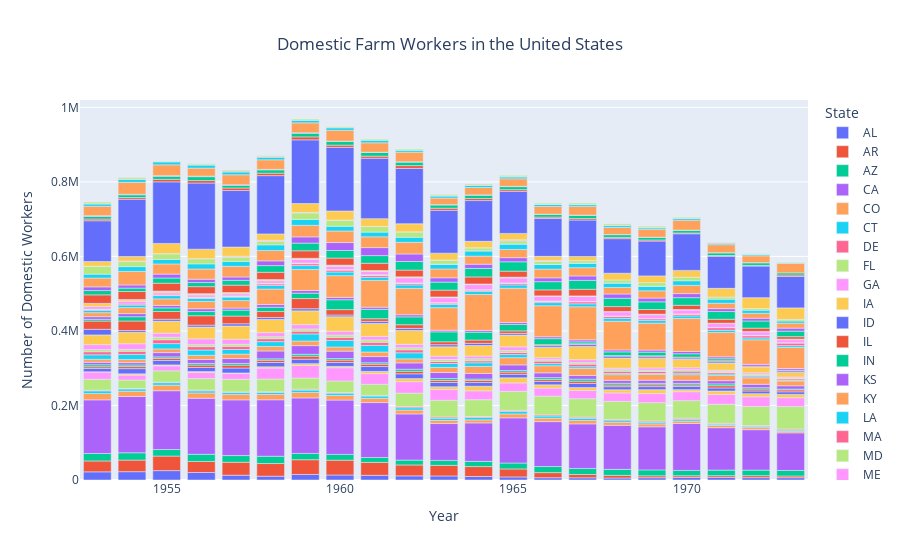

Notebook source saved alongside this figure:
### Markdown cell above
**1. Create a graph that shows the changes in the number of domestic workers over time.**

*NOTE: While most of this repeats previous code, keep in mind that there is no "Domestic" column. How will you account for all domestic workers?*

### Code cell
##Only use relevant date ranges
domestic_df = farmworkers_df[farmworkers_df['Year'] >= 1953]
domestic_df = domestic_df[domestic_df['Year'] <= 1973]

## In the data, there were 3 categories of workers that represented domestic labor: Local, Interstate, and Intrastate.
domestic_df = domestic_df.groupby(['State', 'Year'])[['Local', 'Interstate', 'Intrastate']].mean().reset_index()

##These three categories can be combined for the total domestic farmworkers
domestic_df['TotalDomestic'] = domestic_df['Local']+domestic_df['Interstate']+domestic_df['Intrastate']

domesticfig = px.bar(domestic_df, x='Year', y='TotalDomestic', color='State', title='Domestic Farm Workers in the United States',
                    labels={'TotalDomestic': 'Number of Domestic Workers'})
domesticfig.update_layout(title={'x':0.5, 'xanchor': 'center'})
domesticfig.show()

### Figure 1 — Plotly figure (JSON) as saved in the notebook; plotly's stock layout.template omitted (floating-point values rounded to 4 significant figures)
{"data": [{"alignmentgroup": "True", "hovertemplate": "State=AL<br>Year=%{x}<br>Number of Domestic Workers=%{y}<extra></extra>", "legendgroup": "AL", "marker": {"color": "#636efa", "pattern": {"shape": ""}}, "name": "AL", "offsetgroup": "AL", "orientation": "v", "showlegend": true, "textposition": "auto", "type": "bar", "x": [1953, 1954, 1955, 1956, 1957, 1958, 1959, 1960, 1961, 1962, 1963, 1964, 1965, 1966, 1967, 1968, 1969, 1970, 1971, 1972, 1973], "xaxis": "x", "y": [21920.0, 22320.0, 25190.0, 20194, 12869, 10240.0, 14880.0, 13390.0, 12560.0, 11130.0, 10860.0, 9416.0, 8211.0, 6148.0, 5924.0, 5372.0, 6130, 7017.0, 7128.0, 6306.0, 6173.0], "yaxis": "y"}, {"alignmentgroup": "True", "hovertemplate": "State=AR<br>Year=%{x}<br>Number of Domestic Workers=%{y}<extra></extra>", "legendgroup": "AR", "marker": {"color": "#EF553B", "pattern": {"shape": ""}}, "name": "AR", "offsetgroup": "AR", "orientation": "v", "showlegend": true, "textposition": "auto", "type": "bar", "x": [1953, 1954, 1955, 1956, 1957, 1958, 1959, 1960, 1961, 1962, 1963, 1964, 1965, 1966, 1967, 1968, 1969, 1970, 1971, 1972, 1973], "xaxis": "x", "y": [29170.0, 31110.0, 39060.0, 29530.0, 34854, 33950.0, 39561, 39740.0, 34670.0, 29220.0, 28420.0, 26590.0, 21460.0, 13630.0, 8874.0, 7071.0, 5146.0, 4442.0, 4529.0, 5354.0, 4575], "yaxis": "y"}, {"alignmentgroup": "True", "hovertemplate": "State=AZ<br>Year=%{x}<br>Number of Domestic Workers=%{y}<extra></extra>", "legendgroup": "AZ", "marker": {"color": "#00cc96", "pattern": {"shape": ""}}, "name": "AZ", "offsetgroup": "AZ", "orientation": "v", "showlegend": true, "textposition": "auto", "type": "bar", "x": [1953, 1954, 1955, 1956, 1957, 1958, 1959, 1960, 1961, 1962, 1963, 1964, 1965, 1966, 1967, 1968, 1969, 1970, 1971, 1972, 1973], "xaxis": "x", "y": [20100.0, 19640.0, 17560.0, 19300.0, 17840.0, 19573, 16930.0, 15640.0, 13180.0, 13100.0, 13360.0, 14110.0, 15890.0, 16360.0, 16170.0, 16180.0, 15850.0, 14314, 14920.0, 14950.0, 14870.0], "yaxis": "y"}, {"alignmentgroup": "True", "hovertemplate": "State=CA<br>Year=%{x}<br>Number of Domestic Workers=%{y}<extra></extra>", "legendgroup": "CA", "marker": {"color": "#ab63fa", "pattern": {"shape": ""}}, "name": "CA", "offsetgroup": "CA", "orientation": "v", "showlegend": true, "textposition": "auto", "type": "bar", "x": [1953, 1954, 1955, 1956, 1957, 1958, 1959, 1960, 1961, 1962, 1963, 1964, 1965, 1966, 1967, 1968, 1969, 1970, 1971, 1972, 1973], "xaxis": "x", "y": [143920, 150900.0, 157800, 150400.0, 149500.0, 151550, 148900.0, 145700.0, 147300.0, 123900.0, 98890.0, 103100.0, 121300.0, 120470, 119618, 118100.0, 115700.0, 125800.0, 113800.0, 108400.0, 100900.0], "yaxis": "y"}, {"alignmentgroup": "True", "hovertemplate": "State=CO<br>Year=%{x}<br>Number of Domestic Workers=%{y}<extra></extra>", "legendgroup": "CO", "marker": {"color": "#FFA15A", "pattern": {"shape": ""}}, "name": "CO", "offsetgroup": "CO", "orientation": "v", "showlegend": true, "textposition": "auto", "type": "bar", "x": [1953, 1954, 1955, 1956, 1957, 1958, 1959, 1960, 1961, 1962, 1963, 1964, 1965, 1966, 1967, 1968, 1969, 1970, 1971, 1972, 1973], "xaxis": "x", "y": [16850.0, 14310.0, 14888, 14120, 14310.0, 14230.0, 14450.0, 12530.0, 11610.0, 10380.0, 8510.0, 8265.0, 10500.0, 9485.0, 9409.0, 7872.0, 7684.0, 6676.0, 5930.0, 5501.0, 4596], "yaxis": "y"}, {"alignmentgroup": "True", "hovertemplate": "State=CT<br>Year=%{x}<br>Number of Domestic Workers=%{y}<extra></extra>", "legendgroup": "CT", "marker": {"color": "#19d3f3", "pattern": {"shape": ""}}, "name": "CT", "offsetgroup": "CT", "orientation": "v", "showlegend": true, "textposition": "auto", "type": "bar", "x": [1953, 1954, 1955, 1956, 1957, 1958, 1959, 1960, 1961, 1962, 1963, 1964, 1965, 1966, 1967, 1968, 1969, 1970, 1971, 1972, 1973], "xaxis": "x", "y": [7250.0, 5951.0, 6639.0, 5661.0, 5334.0, 5522.0, 6510, 5927.0, 6024.0, 6088.0, 5812.0, 6172.0, 6635, 5653.0, 5519, 4633.0, 4364.0, 4593.0, 3399.0, 3016.0, 2894.0], "yaxis": "y"}, {"alignmentgroup": "True", "hovertemplate": "State=DE<br>Year=%{x}<br>Number of Domestic Workers=%{y}<extra></extra>", "legendgroup": "DE", "marker": {"color": "#FF6692", "pattern": {"shape": ""}}, "name": "DE", "offsetgroup": "DE", "orientation": "v", "showlegend": true, "textposition": "auto", "type": "bar", "x": [1953, 1954, 1955, 1956, 1957, 1958, 1959, 1960, 1961, 1962, 1963, 1964, 1965, 1966, 1967, 1968, 1969, 1970, 1971, 1972, 1973], "xaxis": "x", "y": [1616.0, 1362.0, 1522.0, 1981.0, 1740.0, 1680.0, 2444.0, 1766.0, 1867.0, 3234, 3221.0, 2757.0, 2973.0, 2917.0, 3198.0, 3205, 3276.0, 2968.0, 2496.0, 2550, 2502], "yaxis": "y"}, {"alignmentgroup": "True", "hovertemplate": "State=FL<br>Year=%{x}<br>Number of Domestic Workers=%{y}<extra></extra>", "legendgroup": "FL", "marker": {"color": "#B6E880", "pattern": {"shape": ""}}, "name": "FL", "offsetgroup": "FL", "orientation": "v", "showlegend": true, "textposition": "auto", "type": "bar", "x": [1953, 1954, 1955, 1956, 1957, 1958, 1959, 1960, 1961, 1962, 1963, 1964, 1965, 1966, 1967, 1968, 1969, 1970, 1971, 1972, 1973], "xaxis": "x", "y": [29530.0, 22640.0, 30330.0, 31000.0, 33900.0, 34220.0, 29930.0, 31010.0, 29610.0, 36140.0, 44930.0, 45000.0, 51000.0, 50440.0, 49470.0, 48760.0, 49410.0, 47140.0, 50930.0, 51100.0, 60550.0], "yaxis": "y"}, {"alignmentgroup": "True", "hovertemplate": "State=GA<br>Year=%{x}<br>Number of Domestic Workers=%{y}<extra></extra>", "legendgroup": "GA", "marker": {"color": "#FF97FF", "pattern": {"shape": ""}}, "name": "GA", "offsetgroup": "GA", "orientation": "v", "showlegend": true, "textposition": "auto", "type": "bar", "x": [1953, 1954, 1955, 1956, 1957, 1958, 1959, 1960, 1961, 1962, 1963, 1964, 1965, 1966, 1967, 1968, 1969, 1970, 1971, 1972, 1973], "xaxis": "x", "y": [19560.0, 13230.0, 13240.0, 16080.0, 15920.0, 29400.0, 33623, 35470.0, 28710.0, 30670.0, 28850.0, 23960.0, 22580.0, 21690.0, 22090.0, 22510.0, 24390.0, 23970.0, 26560.0, 26020.0, 23752], "yaxis": "y"}, {"alignmentgroup": "True", "hovertemplate": "State=IA<br>Year=%{x}<br>Number of Domestic Workers=%{y}<extra></extra>", "legendgroup": "IA", "marker": {"color": "#FECB52", "pattern": {"shape": ""}}, "name": "IA", "offsetgroup": "IA", "orientation": "v", "showlegend": true, "textposition": "auto", "type": "bar", "x": [1953, 1954, 1955, 1956, 1957, 1958, 1959, 1960, 1961, 1962, 1963, 1964, 1965, 1966, 1967, 1968, 1969, 1970, 1971, 1972, 1973], "xaxis": "x", "y": [482.3, 3496.0, 2659.0, 2699, 938.3, 3472.0, 4942.0, 3600.0, 5882, 8270.0, 7309.0, 12230.0, 13809, 8703.0, 7785.0, 8602.0, 10480.0, 5511.0, 9059.0, 8393.0, 8868], "yaxis": "y"}, {"alignmentgroup": "True", "hovertemplate": "State=ID<br>Year=%{x}<br>Number of Domestic Workers=%{y}<extra></extra>", "legendgroup": "ID", "marker": {"color": "#636efa", "pattern": {"shape": ""}}, "name": "ID", "offsetgroup": "ID", "orientation": "v", "showlegend": true, "textposition": "auto", "type": "bar", "x": [1953, 1954, 1955, 1956, 1957, 1958, 1959, 1960, 1961, 1962, 1963, 1964, 1965, 1966, 1967, 1968, 1969, 1970, 1971, 1972, 1973], "xaxis": "x", "y": [8990.0, 13890.0, 11950.0, 11080.0, 13280.0, 11500.0, 12080.0, 10530.0, 13060.0, 12870.0, 11520.0, 9905.0, 9444.0, 9365, 11170.0, 8152.0, 8251.0, 8618.0, 8327.0, 7380.0, 7002], "yaxis": "y"}, {"alignmentgroup": "True", "hovertemplate": "State=IL<br>Year=%{x}<br>Number of Domestic Workers=%{y}<extra></extra>", "legendgroup": "IL", "marker": {"color": "#EF553B", "pattern": {"shape": ""}}, "name": "IL", "offsetgroup": "IL", "orientation": "v", "showlegend": true, "textposition": "auto", "type": "bar", "x": [1953, 1954, 1955, 1956, 1957, 1958, 1959, 1960, 1961, 1962, 1963, 1964, 1965, 1966, 1967, 1968, 1969, 1970, 1971, 1972, 1973], "xaxis": "x", "y": [4513.0, 5433.0, 5684.0, 6394.0, 7707.0, 6091, 8050.0, 6434.0, 6232, 6811.0, 5611.0, 5917.0, 5825.0, 5319.0, 6020.0, 4508.0, 4810.0, 3980.0, 5989.0, 5070.0, 5006], "yaxis": "y"}, {"alignmentgroup": "True", "hovertemplate": "State=IN<br>Year=%{x}<br>Number of Domestic Workers=%{y}<extra></extra>", "legendgroup": "IN", "marker": {"color": "#00cc96", "pattern": {"shape": ""}}, "name": "IN", "offsetgroup": "IN", "orientation": "v", "showlegend": true, "textposition": "auto", "type": "bar", "x": [1953, 1954, 1955, 1956, 1957, 1958, 1959, 1960, 1961, 1962, 1963, 1964, 1965, 1966, 1967, 1968, 1969, 1970, 1971, 1972, 1973], "xaxis": "x", "y": [5340.0, 4436.0, 3919.0, 4442.0, 4577.0, 3745.0, 5087.0, 4097.0, 3927.0, 5540.0, 4914.0, 3552.0, 4166.0, 4603.0, 5498.0, 4651.0, 3862.0, 4340.0, 4919.0, 3650.0, 2352.0], "yaxis": "y"}, {"alignmentgroup": "True", "hovertemplate": "State=KS<br>Year=%{x}<br>Number of Domestic Workers=%{y}<extra></extra>", "legendgroup": "KS", "marker": {"color": "#ab63fa", "pattern": {"shape": ""}}, "name": "KS", "offsetgroup": "KS", "orientation": "v", "showlegend": true, "textposition": "auto", "type": "bar", "x": [1953, 1954, 1955, 1956, 1957, 1958, 1959, 1960, 1961, 1962, 1963, 1964, 1965, 1966, 1967, 1968, 1969, 1970, 1971, 1972, 1973], "xaxis": "x", "y": [6692.0, 6188.0, 11390.0, 10630.0, 13100.0, 21040.0, 23190.0, 19900.0, 16633, 16847, 16170.0, 14950.0, 15040.0, 12700.0, 9604.0, 7944.0, 8433.0, 7996.0, 8495, 9171.0, 8706.0], "yaxis": "y"}, {"alignmentgroup": "True", "hovertemplate": "State=KY<br>Year=%{x}<br>Number of Domestic Workers=%{y}<extra></extra>", "legendgroup": "KY", "marker": {"color": "#FFA15A", "pattern": {"shape": ""}}, "name": "KY", "offsetgroup": "KY", "orientation": "v", "showlegend": true, "textposition": "auto", "type": "bar", "x": [1953, 1954, 1955, 1956, 1957, 1958, 1959, 1960, 1961, 1962, 1963, 1964, 1965, 1966, 1967, 1968, 1969, 1970, 1971, 1972, 1973], "xaxis": "x", "y": [8076.0, 8306.0, 9940, 10980.0, 11780.0, 12170.0, 12370.0, 11140.0, 12190.0, 10920.0, 13810.0, 18890.0, 19430.0, 19020.0, 19004, 15130.0, 15470.0, 15180.0, 14810.0, 17230.0, 13020.0], "yaxis": "y"}, {"alignmentgroup": "True", "hovertemplate": "State=LA<br>Year=%{x}<br>Number of Domestic Workers=%{y}<extra></extra>", "legendgroup": "LA", "marker": {"color": "#19d3f3", "pattern": {"shape": ""}}, "name": "LA", "offsetgroup": "LA", "orientation": "v", "showlegend": true, "textposition": "auto", "type": "bar", "x": [1953, 1954, 1955, 1956, 1957, 1958, 1959, 1960, 1961, 1962, 1963, 1964, 1965, 1966, 1967, 1968, 1969, 1970, 1971, 1972, 1973], "xaxis": "x", "y": [11930.0, 13460.0, 14280.0, 14250.0, 12650.0, 12900, 19000.0, 17490.0, 17750.0, 16190.0, 10460.0, 9760.0, 8308.0, 5908.0, 4528.0, 3373.0, 2744.0, 4185, 3304.0, 3098.0, 1821.0], "yaxis": "y"}, {"alignmentgroup": "True", "hovertemplate": "State=MA<br>Year=%{x}<br>Number of Domestic Workers=%{y}<extra></extra>", "legendgroup": "MA", "marker": {"color": "#FF6692", "pattern": {"shape": ""}}, "name": "MA", "offsetgroup": "MA", "orientation": "v", "showlegend": true, "textposition": "auto", "type": "bar", "x": [1953, 1954, 1955, 1956, 1957, 1958, 1959, 1960, 1961, 1962, 1963, 1964, 1965, 1966, 1967, 1968, 1969, 1970, 1971, 1972, 1973], "xaxis": "x", "y": [8238, 8649.0, 10330.0, 9182.0, 8503.0, 7910, 7430.0, 8390.0, 8394.0, 8110.0, 5496.0, 5259.0, 5665.0, 6609.0, 6981.0, 5736.0, 5240.0, 5496.0, 3884.0, 3561.0, 3644.0], "yaxis": "y"}, {"alignmentgroup": "True", "hovertemplate": "State=MD<br>Year=%{x}<br>Number of Domestic Workers=%{y}<extra></extra>", "legendgroup": "MD", "marker": {"color": "#B6E880", "pattern": {"shape": ""}}, "name": "MD", "offsetgroup": "MD", "orientation": "v", "showlegend": true, "textposition": "auto", "type": "bar", "x": [1953, 1954, 1955, 1956, 1957, 1958, 1959, 1960, 1961, 1962, 1963, 1964, 1965, 1966, 1967, 1968, 1969, 1970, 1971, 1972, 1973], "xaxis": "x", "y": [5708.0, 5253.0, 6813.0, 5264.0, 5585.0, 5261, 5890.0, 6270, 6215.0, 5495.0, 5411, 5523.0, 5080, 3797.0, 4066, 4181.0, 3707.0, 3612.0, 3349, 3456.0, 2534.0], "yaxis": "y"}, {"alignmentgroup": "True", "hovertemplate": "State=ME<br>Year=%{x}<br>Number of Domestic Workers=%{y}<extra></extra>", "legendgroup": "ME", "marker": {"color": "#FF97FF", "pattern": {"shape": ""}}, "name": "ME", "offsetgroup": "ME", "orientation": "v", "showlegend": true, "textposition": "auto", "type": "bar", "x": [1953, 1954, 1955, 1956, 1957, 1958, 1959, 1960, 1961, 1962, 1963, 1964, 1965, 1966, 1967, 1968, 1969, 1970, 1971, 1972, 1973], "xaxis": "x", "y": [13354, 15100.0, 10870.0, 15580.0, 13140.0, 11010.0, 11640.0, 10110.0, 9436.0, 9163, 8848, 7265.0, 10170.0, 5331.0, 8131.0, 4128.0, 5766.0, 5302.0, 2918, 3441.0, 2554.0], "yaxis": "y"}, {"alignmentgroup": "True", "hovertemplate": "State=MI<br>Year=%{x}<br>Number of Domestic Workers=%{y}<extra></extra>", "legendgroup": "MI", "marker": {"color": "#FECB52", "pattern": {"shape": ""}}, "name": "MI", "offsetgroup": "MI", "orientation": "v", "showlegend": true, "textposition": "auto", "type": "bar", "x": [1953, 1954, 1955, 1956, 1957, 1958, 1959, 1960, 1961, 1962, 1963, 1964, 1965, 1966, 1967, 1968, 1969, 1970, 1971, 1972, 1973], "xaxis": "x", "y": [26060.0, 30730.0, 32110.0, 31600.0, 35720.0, 35370.0, 37020.0, 38970.0, 34997, 37353, 25200.0, 28340.0, 31370.0, 28020.0, 35160.0, 27160.0, 25790.0, 22860.0, 18990.0, 15600.0, 12525], "yaxis": "y"}, {"alignmentgroup": "True", "hovertemplate": "State=MN<br>Year=%{x}<br>Number of Domestic Workers=%{y}<extra></extra>", "legendgroup": "MN", "marker": {"color": "#636efa", "pattern": {"shape": ""}}, "name": "MN", "offsetgroup": "MN", "orientation": "v", "showlegend": true, "textposition": "auto", "type": "bar", "x": [1953, 1954, 1955, 1956, 1957, 1958, 1959, 1960, 1961, 1962, 1963, 1964, 1965, 1966, 1967, 1968, 1969, 1970, 1971, 1972, 1973], "xaxis": "x", "y": [15150.0, 4578.0, 5292.0, 5216.0, 5970.0, 5289.0, 5654, 4619.0, 5434.0, 5384.0, 5499.0, 5767.0, 4585.0, 4472.0, 5096.0, 5201.0, 4311.0, 3439.0, 3587.0, null, 3945], "yaxis": "y"}, {"alignmentgroup": "True", "hovertemplate": "State=MO<br>Year=%{x}<br>Number of Domestic Workers=%{y}<extra></extra>", "legendgroup": "MO", "marker": {"color": "#EF553B", "pattern": {"shape": ""}}, "name": "MO", "offsetgroup": "MO", "orientation": "v", "showlegend": true, "textposition": "auto", "type": "bar", "x": [1953, 1954, 1955, 1956, 1957, 1958, 1959, 1960, 1961, 1962, 1963, 1964, 1965, 1966, 1967, 1968, 1969, 1970, 1971, 1972, 1973], "xaxis": "x", "y": [22100, 25670.0, 20692, 25170.0, 20750.0, 15920.0, 27340.0, 14494, 7148.0, 9843.0, 7824.0, 8938, 6703.0, 2546.0, 2281.0, 1576.0, 2653.0, 2390.0, 2827.0, 2322.0, 1949.0], "yaxis": "y"}, {"alignmentgroup": "True", "hovertemplate": "State=MS<br>Year=%{x}<br>Number of Domestic Workers=%{y}<extra></extra>", "legendgroup": "MS", "marker": {"color": "#00cc96", "pattern": {"shape": ""}}, "name": "MS", "offsetgroup": "MS", "orientation": "v", "showlegend": true, "textposition": "auto", "type": "bar", "x": [1953, 1954, 1955, 1956, 1957, 1958, 1959, 1960, 1961, 1962, 1963, 1964, 1965, 1966, 1967, 1968, 1969, 1970, 1971, 1972, 1973], "xaxis": "x", "y": [4740.0, 11490.0, 9693, 11300.0, 15840.0, 11570.0, 14389, 26410.0, 25240.0, 21120.0, 26630.0, 20990.0, 17100.0, 16120.0, 5108.0, 9798.0, 9663, 8819.0, 5298, null, null], "yaxis": "y"}, {"alignmentgroup": "True", "hovertemplate": "State=MT<br>Year=%{x}<br>Number of Domestic Workers=%{y}<extra></extra>", "legendgroup": "MT", "marker": {"color": "#ab63fa", "pattern": {"shape": ""}}, "name": "MT", "offsetgroup": "MT", "orientation": "v", "showlegend": true, "textposition": "auto", "type": "bar", "x": [1953, 1954, 1955, 1956, 1957, 1958, 1959, 1960, 1961, 1962, 1963, 1964, 1965, 1966, 1967, 1968, 1969, 1970, 1971, 1972, 1973], "xaxis": "x", "y": [6980.0, 8379.0, 6724.0, 7564.0, 5583.0, 7284.0, 7288.0, 6383.0, 5695.0, 5596.0, 4393.0, 4784.0, 5306.0, 4975.0, 5447.0, 5332.0, 5631.0, 6342.0, 5037.0, 4928.0, 4461.0], "yaxis": "y"}, {"alignmentgroup": "True", "hovertemplate": "State=NC<br>Year=%{x}<br>Number of Domestic Workers=%{y}<extra></extra>", "legendgroup": "NC", "marker": {"color": "#FFA15A", "pattern": {"shape": ""}}, "name": "NC", "offsetgroup": "NC", "orientation": "v", "showlegend": true, "textposition": "auto", "type": "bar", "x": [1953, 1954, 1955, 1956, 1957, 1958, 1959, 1960, 1961, 1962, 1963, 1964, 1965, 1966, 1967, 1968, 1969, 1970, 1971, 1972, 1973], "xaxis": "x", "y": [10750, 16010.0, 17520.0, 19510.0, 20089, 41460.0, 56320.0, 58345, 71740.0, 70710.0, 60520.0, 96380.0, 92030.0, 83410.0, 88710.0, 76890.0, 72210.0, 88410.0, 65320.0, 65690.0, 56740.0], "yaxis": "y"}, {"alignmentgroup": "True", "hovertemplate": "State=ND<br>Year=%{x}<br>Number of Domestic Workers=%{y}<extra></extra>", "legendgroup": "ND", "marker": {"color": "#19d3f3", "pattern": {"shape": ""}}, "name": "ND", "offsetgroup": "ND", "orientation": "v", "showlegend": true, "textposition": "auto", "type": "bar", "x": [1953, 1954, 1955, 1956, 1957, 1958, 1959, 1960, 1961, 1962, 1963, 1964, 1965, 1966, 1967, 1968, 1969, 1970, 1971, 1972, 1973], "xaxis": "x", "y": [6176.0, 6949.0, 8775.0, 8050.0, 9305.0, 9786.0, 10460.0, 9781.0, 8634.0, 9437.0, 8576.0, 8436.0, 8941.0, 8322.0, 7922.0, 7893.0, 7361.0, 6782.0, 6101.0, 5166.0, 4749.0], "yaxis": "y"}, {"alignmentgroup": "True", "hovertemplate": "State=NE<br>Year=%{x}<br>Number of Domestic Workers=%{y}<extra></extra>", "legendgroup": "NE", "marker": {"color": "#FF6692", "pattern": {"shape": ""}}, "name": "NE", "offsetgroup": "NE", "orientation": "v", "showlegend": true, "textposition": "auto", "type": "bar", "x": [1953, 1954, 1955, 1956, 1957, 1958, 1959, 1960, 1961, 1962, 1963, 1964, 1965, 1966, 1967, 1968, 1969, 1970, 1971, 1972, 1973], "xaxis": "x", "y": [2190, 2708, 1553.0, 1970.0, 1623.0, 4055.0, 4992.0, 5036.0, 4813.0, 3677.0, 3534.0, 3203.0, 4069.0, 3172.0, 5354.0, 5046.0, 4238, 4529, 6810.0, 5747, 6861], "yaxis": "y"}, {"alignmentgroup": "True", "hovertemplate": "State=NH<br>Year=%{x}<br>Number of Domestic Workers=%{y}<extra></extra>", "legendgroup": "NH", "marker": {"color": "#B6E880", "pattern": {"shape": ""}}, "name": "NH", "offsetgroup": "NH", "orientation": "v", "showlegend": true, "textposition": "auto", "type": "bar", "x": [1953, 1954, 1955, 1956, 1957, 1958, 1959, 1960, 1961, 1962, 1963, 1964, 1965, 1966, 1967, 1968, 1969, 1970, 1971, 1972, 1973], "xaxis": "x", "y": [1111.0, null, null, 1631, 1701.0, 1844.0, 1695.0, 1498.0, 1744.0, 1655.0, 1559, 1312.0, 1209.0, 1133.0, 1190, 1033.0, 949.8, 1038.0, 890.3, 894, 672.5], "yaxis": "y"}, {"alignmentgroup": "True", "hovertemplate": "State=NJ<br>Year=%{x}<br>Number of Domestic Workers=%{y}<extra></extra>", "legendgroup": "NJ", "marker": {"color": "#FF97FF", "pattern": {"shape": ""}}, "name": "NJ", "offsetgroup": "NJ", "orientation": "v", "showlegend": true, "textposition": "auto", "type": "bar", "x": [1953, 1954, 1955, 1956, 1957, 1958, 1959, 1960, 1961, 1962, 1963, 1964, 1965, 1966, 1967, 1968, 1969, 1970, 1971, 1972, 1973], "xaxis": "x", "y": [7004.0, 7566.0, 5946.0, 5893.0, 5582.0, 6576.0, 9751.0, 8915.0, 8603.0, 13780.0, 13080.0, 13643, 13350.0, 12610.0, 13530.0, 11200.0, 9773.0, 10345, 10150.0, 9469.0, 8441.0], "yaxis": "y"}, {"alignmentgroup": "True", "hovertemplate": "State=NM<br>Year=%{x}<br>Number of Domestic Workers=%{y}<extra></extra>", "legendgroup": "NM", "marker": {"color": "#FECB52", "pattern": {"shape": ""}}, "name": "NM", "offsetgroup": "NM", "orientation": "v", "showlegend": true, "textposition": "auto", "type": "bar", "x": [1953, 1954, 1955, 1956, 1957, 1958, 1959, 1960, 1961, 1962, 1963, 1964, 1965, 1966, 1967, 1968, 1969, 1970, 1971, 1972, 1973], "xaxis": "x", "y": [8326.0, 4039.0, 3803.0, 2701.0, 2849.0, 2647.0, 2560.0, 2415.0, 2321.0, 2317.0, 1852.0, 1614.0, 2062.0, 1185.0, 948.7, 994.9, 1295, 996.1, 1055, 1029.0, 1302.0], "yaxis": "y"}, {"alignmentgroup": "True", "hovertemplate": "State=NV<br>Year=%{x}<br>Number of Domestic Workers=%{y}<extra></extra>", "legendgroup": "NV", "marker": {"color": "#636efa", "pattern": {"shape": ""}}, "name": "NV", "offsetgroup": "NV", "orientation": "v", "showlegend": true, "textposition": "auto", "type": "bar", "x": [1953, 1954, 1955, 1956, 1957, 1958, 1959, 1960, 1961, 1962, 1963, 1964, 1965, 1966, 1967, 1968, 1969, 1970, 1971, 1972, 1973], "xaxis": "x", "y": [109, 588.6, 803.2, 646.8, 530.4, 682, 578.9, 583.4, 595.7, 324.2, 168.9, null, 221.8, null, 200, null, 516.7, 425, null, null, null], "yaxis": "y"}, {"alignmentgroup": "True", "hovertemplate": "State=NY<br>Year=%{x}<br>Number of Domestic Workers=%{y}<extra></extra>", "legendgroup": "NY", "marker": {"color": "#EF553B", "pattern": {"shape": ""}}, "name": "NY", "offsetgroup": "NY", "orientation": "v", "showlegend": true, "textposition": "auto", "type": "bar", "x": [1953, 1954, 1955, 1956, 1957, 1958, 1959, 1960, 1961, 1962, 1963, 1964, 1965, 1966, 1967, 1968, 1969, 1970, 1971, 1972, 1973], "xaxis": "x", "y": [22900.0, 21370.0, 21180.0, 18780.0, 19900.0, 19490.0, 20140.0, 18970.0, 19450.0, 18090.0, 18280.0, 18940.0, 16000.0, 16110.0, 17800.0, 13170.0, 12430.0, 11340.0, 10690.0, 8988, 6692.0], "yaxis": "y"}, {"alignmentgroup": "True", "hovertemplate": "State=OH<br>Year=%{x}<br>Number of Domestic Workers=%{y}<extra></extra>", "legendgroup": "OH", "marker": {"color": "#00cc96", "pattern": {"shape": ""}}, "name": "OH", "offsetgroup": "OH", "orientation": "v", "showlegend": true, "textposition": "auto", "type": "bar", "x": [1953, 1954, 1955, 1956, 1957, 1958, 1959, 1960, 1961, 1962, 1963, 1964, 1965, 1966, 1967, 1968, 1969, 1970, 1971, 1972, 1973], "xaxis": "x", "y": [11570.0, 9187.0, 13890.0, 11020.0, 12915, 17894, 20620.0, 20380.0, 20503, 22990.0, 21530.0, 22760.0, 25110.0, 21980.0, 23950.0, 22340.0, 20650.0, 20410.0, 20576, 19160.0, 14760.0], "yaxis": "y"}, {"alignmentgroup": "True", "hovertemplate": "State=OK<br>Year=%{x}<br>Number of Domestic Workers=%{y}<extra></extra>", "legendgroup": "OK", "marker": {"color": "#ab63fa", "pattern": {"shape": ""}}, "name": "OK", "offsetgroup": "OK", "orientation": "v", "showlegend": true, "textposition": "auto", "type": "bar", "x": [1953, 1954, 1955, 1956, 1957, 1958, 1959, 1960, 1961, 1962, 1963, 1964, 1965, 1966, 1967, 1968, 1969, 1970, 1971, 1972, 1973], "xaxis": "x", "y": [9836.0, 8348.0, 10530.0, 8958.0, 8884.0, 12690.0, 16657, 21250.0, 21490.0, 20210.0, 11610.0, 11360.0, 11130, 10350.0, 11890.0, 11430.0, 10160.0, 10910.0, 7768.0, 7530.0, 8139.0], "yaxis": "y"}, {"alignmentgroup": "True", "hovertemplate": "State=OR<br>Year=%{x}<br>Number of Domestic Workers=%{y}<extra></extra>", "legendgroup": "OR", "marker": {"color": "#FFA15A", "pattern": {"shape": ""}}, "name": "OR", "offsetgroup": "OR", "orientation": "v", "showlegend": true, "textposition": "auto", "type": "bar", "x": [1953, 1954, 1955, 1956, 1957, 1958, 1959, 1960, 1961, 1962, 1963, 1964, 1965, 1966, 1967, 1968, 1969, 1970, 1971, 1972, 1973], "xaxis": "x", "y": [23710.0, 36330.0, 27180.0, 27400.0, 28600.0, 27700.0, 31030.0, 30980.0, 28970.0, 31310.0, 23660.0, 21710.0, 21970.0, 23379, 22113, 17540.0, 19460.0, 22250.0, 14470.0, 13060.0, 13360.0], "yaxis": "y"}, {"alignmentgroup": "True", "hovertemplate": "State=PA<br>Year=%{x}<br>Number of Domestic Workers=%{y}<extra></extra>", "legendgroup": "PA", "marker": {"color": "#19d3f3", "pattern": {"shape": ""}}, "name": "PA", "offsetgroup": "PA", "orientation": "v", "showlegend": true, "textposition": "auto", "type": "bar", "x": [1953, 1954, 1955, 1956, 1957, 1958, 1959, 1960, 1961, 1962, 1963, 1964, 1965, 1966, 1967, 1968, 1969, 1970, 1971, 1972, 1973], "xaxis": "x", "y": [10460.0, 13085, 12303, 13800.0, 13050.0, 15340.0, 15820.0, 12640.0, 12620.0, 13570.0, 12720.0, 14080, 14559, 12320.0, 12180.0, 11910.0, 12320.0, 12210.0, 10950.0, 8426.0, 5699.0], "yaxis": "y"}, {"alignmentgroup": "True", "hovertemplate": "State=RI<br>Year=%{x}<br>Number of Domestic Workers=%{y}<extra></extra>", "legendgroup": "RI", "marker": {"color": "#FF6692", "pattern": {"shape": ""}}, "name": "RI", "offsetgroup": "RI", "orientation": "v", "showlegend": true, "textposition": "auto", "type": "bar", "x": [1953, 1954, 1955, 1956, 1957, 1958, 1959, 1960, 1961, 1962, 1963, 1964, 1965, 1966, 1967, 1968, 1969, 1970, 1971, 1972, 1973], "xaxis": "x", "y": [null, null, null, null, null, null, null, null, null, null, 271, 168, 168.7, 168, 40.5, 64, 66.67, null, null, null, null], "yaxis": "y"}, {"alignmentgroup": "True", "hovertemplate": "State=SC<br>Year=%{x}<br>Number of Domestic Workers=%{y}<extra></extra>", "legendgroup": "SC", "marker": {"color": "#B6E880", "pattern": {"shape": ""}}, "name": "SC", "offsetgroup": "SC", "orientation": "v", "showlegend": true, "textposition": "auto", "type": "bar", "x": [1953, 1954, 1955, 1956, 1957, 1958, 1959, 1960, 1961, 1962, 1963, 1964, 1965, 1966, 1967, 1968, 1969, 1970, 1971, 1972, 1973], "xaxis": "x", "y": [21390.0, 13300.0, 14980.0, 13750.0, 11830.0, 9666.0, 17330.0, 16370.0, 14960.0, 14280.0, 10840.0, 8028.0, 8713.0, 8062.0, 6870, 8212.0, 9611.0, 9597.0, 5706.0, 4535.0, 4346.0], "yaxis": "y"}, {"alignmentgroup": "True", "hovertemplate": "State=SD<br>Year=%{x}<br>Number of Domestic Workers=%{y}<extra></extra>", "legendgroup": "SD", "marker": {"color": "#FF97FF", "pattern": {"shape": ""}}, "name": "SD", "offsetgroup": "SD", "orientation": "v", "showlegend": true, "textposition": "auto", "type": "bar", "x": [1953, 1954, 1955, 1956, 1957, 1958, 1959, 1960, 1961, 1962, 1963, 1964, 1965, 1966, 1967, 1968, 1969, 1970, 1971, 1972, 1973], "xaxis": "x", "y": [210, 1518.0, 416, 403, 2355, 2470.0, 1573.0, 362.7, 374, 434.2, 388.3, 314.3, 2645, 2345, null, null, null, null, null, null, null], "yaxis": "y"}, {"alignmentgroup": "True", "hovertemplate": "State=TN<br>Year=%{x}<br>Number of Domestic Workers=%{y}<extra></extra>", "legendgroup": "TN", "marker": {"color": "#FECB52", "pattern": {"shape": ""}}, "name": "TN", "offsetgroup": "TN", "orientation": "v", "showlegend": true, "textposition": "auto", "type": "bar", "x": [1953, 1954, 1955, 1956, 1957, 1958, 1959, 1960, 1961, 1962, 1963, 1964, 1965, 1966, 1967, 1968, 1969, 1970, 1971, 1972, 1973], "xaxis": "x", "y": [12180.0, 12170.0, 27450.0, 25350.0, 24530.0, 17160.0, 23760.0, 24460.0, 20820.0, 21540.0, 18240.0, 17217, 17050.0, 11300.0, 10900.0, 18010.0, 17890.0, 18240.0, 23420.0, 29053, 30865], "yaxis": "y"}, {"alignmentgroup": "True", "hovertemplate": "State=TX<br>Year=%{x}<br>Number of Domestic Workers=%{y}<extra></extra>", "legendgroup": "TX", "marker": {"color": "#636efa", "pattern": {"shape": ""}}, "name": "TX", "offsetgroup": "TX", "orientation": "v", "showlegend": true, "textposition": "auto", "type": "bar", "x": [1953, 1954, 1955, 1956, 1957, 1958, 1959, 1960, 1961, 1962, 1963, 1964, 1965, 1966, 1967, 1968, 1969, 1970, 1971, 1972, 1973], "xaxis": "x", "y": [109600.0, 153900.0, 165300.0, 177400.0, 151700.0, 156411, 171000.0, 170700.0, 161996, 148500.0, 114900.0, 109300.0, 113000.0, 101600.0, 97840.0, 92760.0, 93600.0, 98270.0, 85870.0, 84930.0, 84440.0], "yaxis": "y"}, {"alignmentgroup": "True", "hovertemplate": "State=UT<br>Year=%{x}<br>Number of Domestic Workers=%{y}<extra></extra>", "legendgroup": "UT", "marker": {"color": "#EF553B", "pattern": {"shape": ""}}, "name": "UT", "offsetgroup": "UT", "orientation": "v", "showlegend": true, "textposition": "auto", "type": "bar", "x": [1953, 1954, 1955, 1956, 1957, 1958, 1959, 1960, 1961, 1962, 1963, 1964, 1965, 1966, 1967, 1968, 1969, 1970, 1971, 1972, 1973], "xaxis": "x", "y": [4588.0, 4455.0, 6647.0, 6640.0, 6727.0, 6589, 7864.0, 6013.0, 5710, 7476.0, 5778.0, 5458.0, 4442.0, 3839.0, 3982.0, 3448.0, 2883.0, 2160.0, 2220.0, 1667, 3908.0], "yaxis": "y"}, {"alignmentgroup": "True", "hovertemplate": "State=VA<br>Year=%{x}<br>Number of Domestic Workers=%{y}<extra></extra>", "legendgroup": "VA", "marker": {"color": "#00cc96", "pattern": {"shape": ""}}, "name": "VA", "offsetgroup": "VA", "orientation": "v", "showlegend": true, "textposition": "auto", "type": "bar", "x": [1953, 1954, 1955, 1956, 1957, 1958, 1959, 1960, 1961, 1962, 1963, 1964, 1965, 1966, 1967, 1968, 1969, 1970, 1971, 1972, 1973], "xaxis": "x", "y": [6883.0, 7296.0, 8280.0, 10460.0, 7363.0, 8890.0, 9929, 9967.0, 9822.0, 9438, 8690.0, 8974.0, 8116.0, 7472.0, 8940, 7267, 6935.0, 7323.0, 7173.0, 7106.0, 5607.0], "yaxis": "y"}, {"alignmentgroup": "True", "hovertemplate": "State=VT<br>Year=%{x}<br>Number of Domestic Workers=%{y}<extra></extra>", "legendgroup": "VT", "marker": {"color": "#ab63fa", "pattern": {"shape": ""}}, "name": "VT", "offsetgroup": "VT", "orientation": "v", "showlegend": true, "textposition": "auto", "type": "bar", "x": [1953, 1954, 1955, 1956, 1957, 1958, 1959, 1960, 1961, 1962, 1963, 1964, 1965, 1966, 1967, 1968, 1969, 1970, 1971, 1972, 1973], "xaxis": "x", "y": [2175, 1487.0, 1671, 1467.0, 1369, 1247.0, 1114, 810, 824, 897, 814.8, 855.4, 688, 432.8, 431.6, 317.4, 526.5, 337.5, 487, 309, null], "yaxis": "y"}, {"alignmentgroup": "True", "hovertemplate": "State=WA<br>Year=%{x}<br>Number of Domestic Workers=%{y}<extra></extra>", "legendgroup": "WA", "marker": {"color": "#FFA15A", "pattern": {"shape": ""}}, "name": "WA", "offsetgroup": "WA", "orientation": "v", "showlegend": true, "textposition": "auto", "type": "bar", "x": [1953, 1954, 1955, 1956, 1957, 1958, 1959, 1960, 1961, 1962, 1963, 1964, 1965, 1966, 1967, 1968, 1969, 1970, 1971, 1972, 1973], "xaxis": "x", "y": [25190.0, 31970.0, 29030.0, 21500.0, 26761, 25760.0, 26740.0, 29010.0, 25120.0, 25620.0, 17650.0, 19760.0, 20330.0, 20470.0, 22860.0, 18990.0, 21160.0, 26300.0, 21360.0, 18120.0, 25680.0], "yaxis": "y"}, {"alignmentgroup": "True", "hovertemplate": "State=WI<br>Year=%{x}<br>Number of Domestic Workers=%{y}<extra></extra>", "legendgroup": "WI", "marker": {"color": "#19d3f3", "pattern": {"shape": ""}}, "name": "WI", "offsetgroup": "WI", "orientation": "v", "showlegend": true, "textposition": "auto", "type": "bar", "x": [1953, 1954, 1955, 1956, 1957, 1958, 1959, 1960, 1961, 1962, 1963, 1964, 1965, 1966, 1967, 1968, 1969, 1970, 1971, 1972, 1973], "xaxis": "x", "y": [6441.0, 7780.0, 8077.0, 8313.0, 7544.0, 6649.0, 7189.0, 6657.0, 6772.0, 5078.0, 5551, 5359.0, 5032.0, 5237.0, 5062.0, 5072.0, 3844.0, 4525.0, 3637, 3255.0, 1472.0], "yaxis": "y"}, {"alignmentgroup": "True", "hovertemplate": "State=WV<br>Year=%{x}<br>Number of Domestic Workers=%{y}<extra></extra>", "legendgroup": "WV", "marker": {"color": "#FF6692", "pattern": {"shape": ""}}, "name": "WV", "offsetgroup": "WV", "orientation": "v", "showlegend": true, "textposition": "auto", "type": "bar", "x": [1953, 1954, 1955, 1956, 1957, 1958, 1959, 1960, 1961, 1962, 1963, 1964, 1965, 1966, 1967, 1968, 1969, 1970, 1971, 1972, 1973], "xaxis": "x", "y": [360, 1079.0, 548, 707.5, 2062, 1525, 326.5, null, null, null, 811, 1187, 740, 695, 770.5, 988.6, 1048.0, 1194, 1399, 1096.0, null], "yaxis": "y"}, {"alignmentgroup": "True", "hovertemplate": "State=WY<br>Year=%{x}<br>Number of Domestic Workers=%{y}<extra></extra>", "legendgroup": "WY", "marker": {"color": "#B6E880", "pattern": {"shape": ""}}, "name": "WY", "offsetgroup": "WY", "orientation": "v", "showlegend": true, "textposition": "auto", "type": "bar", "x": [1953, 1954, 1955, 1956, 1957, 1958, 1959, 1960, 1961, 1962, 1963, 1964, 1965, 1966, 1967, 1968, 1969, 1970, 1971, 1972, 1973], "xaxis": "x", "y": [4408.0, 4034.0, 1735.0, 2972.0, 3049.0, 2722.0, 2730.0, 2556.0, 2868, 3165.0, 3291.0, 2897.0, 3396.0, 3057.0, 3548.0, 3644.0, 3391.0, 2558.0, 1544.0, 1400.0, 1573.0], "yaxis": "y"}], "layout": {"autosize": true, "barmode": "relative", "legend": {"title": {"text": "State"}, "tracegroupgap": 0}, "title": {"text": "Domestic Farm Workers in the United States", "x": 0.5, "xanchor": "center"}, "xaxis": {"anchor": "y", "autorange": true, "domain": [0, 1], "range": [1952.0, 1974.0], "title": {"text": "Year"}, "type": "linear"}, "yaxis": {"anchor": "x", "autorange": true, "domain": [0, 1], "range": [0, 1020000.0], "title": {"text": "Number of Domestic Workers"}, "type": "linear"}}}
